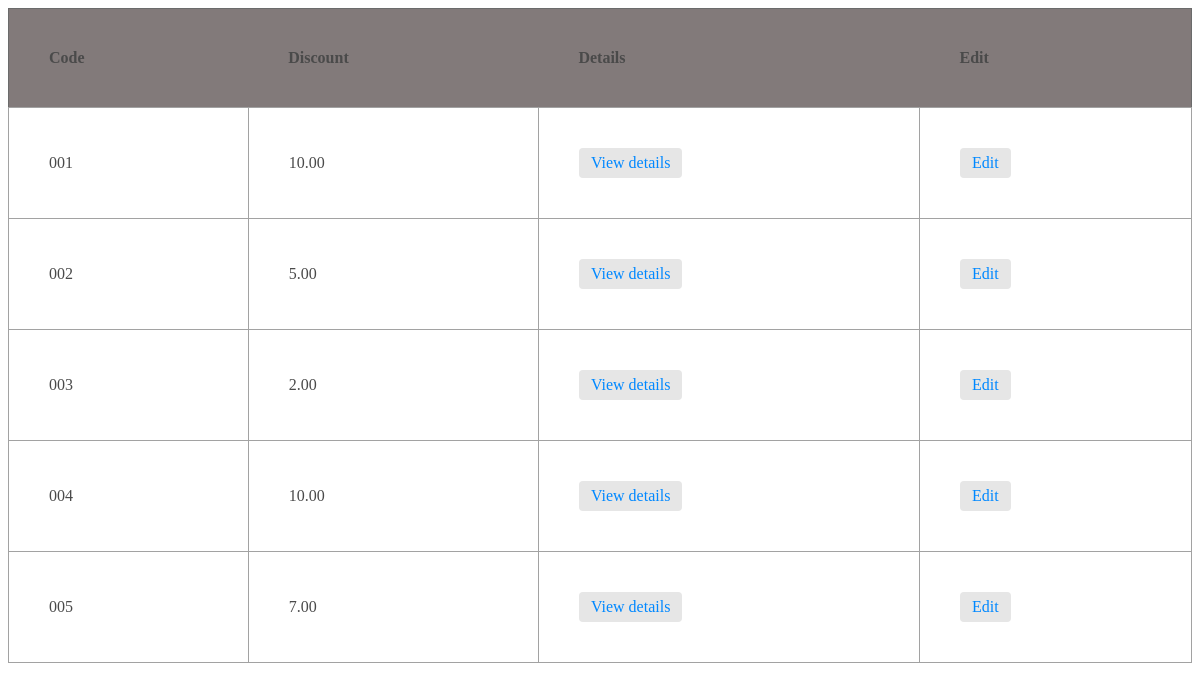
The page /discount/discount/list on the database its author committed.
### discount/models.py (models this page shows, shortened)
class Discount(models.Model):
    code = models.CharField(max_length=32, unique=True)
    discount_percent = models.DecimalField(max_digits=5, decimal_places=2)

### discount/views.py (the view)
# urls.py: path("discount/list",discount_list,name="discount_list_view"),
def discount_list(request):
    discount = Discount.objects.all()
    return render (request, "discount/discount_list.html", {"discounts":discount})

### templates/discount/discount_list.html (shortened to what this page needs)
<!DOCTYPE html>
<html lang="en">
<head>
    {% load static %}
    <link rel="stylesheet" href="{% static 'inventory/product_list.css' %}">
</head>
<body>
     <table >
        <thead >
            <tr>
                <th >Code</th>
                <th >Discount</th>
                <th> Details</th>
                <th>Edit</th>
            </tr>
        </thead>
        <tbody>
            {% for discount in discounts %}
            <tr>
                <td >{{ discount.code }}</td>
                <td >{{ discount.discount_percent }}</td>
                <td>
                    <a href="{% url 'discount_detail_view' id=discount.id %}">View details</a>
                </td>
                <td>
                    <a href="{% url 'discount_edit_view' id=discount.id %}">Edit</a>
                </td>
            </tr>
            {%endfor%}
        </tbody>
    </table>
</body>
</html>

### inventory/static/inventory/product_list.css (style rules this page uses)
table { width: 100%; border-collapse: collapse; border: 1px solid #6B6B6B; color: #4A4A4A; }
th { background-color: #827a7a; padding: 12px; text-align: left; font-weight: bold; padding: 40px; }
td { padding: 10px; border: 1px solid #A2A2A2; padding: 40px; }
td a { display: inline-block; padding: 6px 12px; text-align: center; text-decoration: none; color: #0088FF; border-radius: 4px; background-color: #E6E6E6; transition: background-color 0.2s ease; }

### rows shown on the page
Discount: code "001", discount_percent "10.00"
Discount: code "002", discount_percent "5.00"
Discount: code "003", discount_percent "2.00"
Discount: code "004", discount_percent "10.00"
Discount: code "005", discount_percent "7.00"
